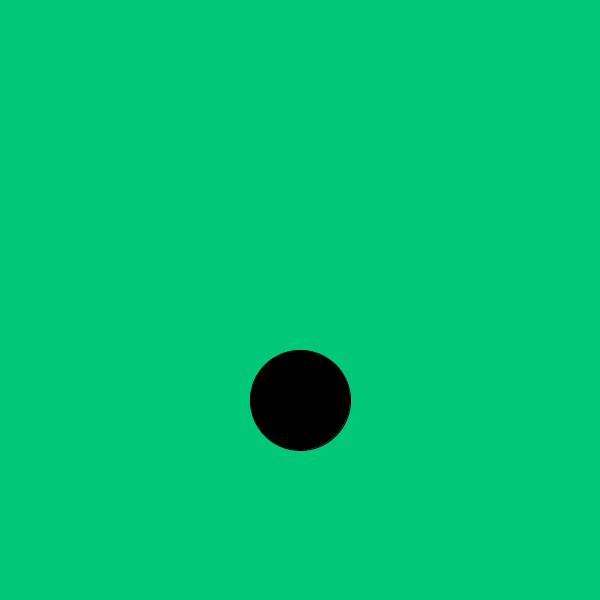
Frame 1 (no input)
Frame 60 (the mouse pressed at the canvas centre just before this capture): identical to frame 1, image omitted
Frame 120 (the mouse held since frame 60 and released just before this capture): identical to frame 1, image omitted

The Processing sketch that drew this single still picture (run headless with seeded random() and noise(); from frame 60 on, the mouse is pressed at the canvas centre):

// Processing sketch: Week_5
// ── Week_5.pde
int sceneNumber=0;
int state=0;
float x,y;
void setup(){
  size(600,600);
  x=width/2;
  y=height*2/3;
}

void draw(){
  switch(state){
    case 0:
    drawIntro();
    break;
  case 1:
    drawScene1();
    break;
  case 2:
    drawScene2();
    break;
  }
}

void keyPressed() {
  switch (state) {
  case 0:
    if (key == ' ') {
      state = 1;
    }
    break;
  }
}

void drawIntro() {
  background(0, 200, 120);
  fill(0);
  ellipse(width/2,height*2/3,100,100);
}

void drawScene1() {
  background(200, 120, 0);
  y-=5;
  fill(255);
  ellipse(x,y,100,100);
  if(y==height/3){
    state=2;
  }
}

void drawScene2() {
  background(120, 0, 200);
  y+=5;
  fill(0);
  ellipse(x,y,100,100);
  if(y==height*2/3){
    state=0;
  }
}
